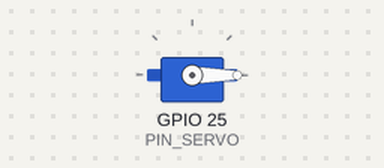
Recording of a sketch running on a simulated ESP32. Shown: servo. Servo pulses on a pin are drawn as a servo (544–2400 µs = 0–180°).

Above: at 0.55 s.
At 4.5 s:
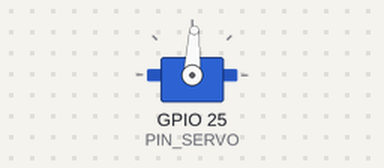
At 8.5 s:
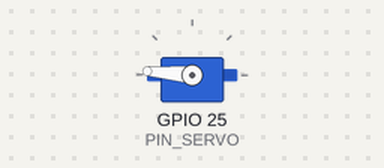
Timing chart, 0 to 10.9 s (numbered marks = the images above):
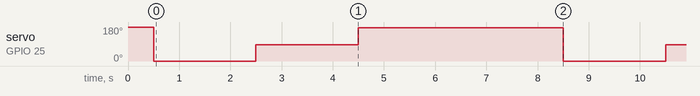

Measured:
- by itself, servo on GPIO 25 (PIN_SERVO): repeats every 8.0 s: 87° 2.0 s, 175° 4.0 s, 0° 2.0 s

The sketch:

ServoTest.ino
```cpp
////////////////////////////////////////////////////////////////////////////
// Smart Car
////////////////////////////////////////////////////////////////////////////

#include "esp_system.h"

#define	PIN_SERVO		(25)
#define PIN_US_ECHO		(36)
#define PIN_US_TRIG		(5)

float servo_coeff_a;
float servo_coeff_b;

void _servo_angle(float angle)
{
	if(angle < -90.0) {
		angle = -90.0;
	}
	if(angle > 90.0) {
		angle = 90.0;
	}

	int val = (int)(servo_coeff_a*angle + servo_coeff_b);
	ledcWrite(0, val);
}

int _us_get_distance()
{
	digitalWrite(PIN_US_TRIG, LOW);
	delayMicroseconds(20);
	digitalWrite(PIN_US_TRIG, HIGH);
	delayMicroseconds(20);
	digitalWrite(PIN_US_TRIG, LOW);
	float Fdistance = pulseIn(PIN_US_ECHO, HIGH);
	Fdistance= Fdistance/58;

	return (int)Fdistance;
}

void setup()
{
	float servo_min = 26.0;  // (26/1024)*20ms  à 0.5 ms  (-90  )
	float servo_max = 123.0; // (123/1024)*20ms  à 2.4 ms (+90  )
	servo_coeff_a = (servo_max-servo_min)/180.0;
	servo_coeff_b = (servo_max+servo_min)/2.0;
	ledcSetup(0, 50, 10);  // 0ch 50 Hz 10bit resolution
	ledcAttachPin(PIN_SERVO, 0); // 15pin, 0ch

	pinMode(PIN_US_ECHO, INPUT);
	pinMode(PIN_US_TRIG, OUTPUT);
	Serial.begin(115200);


    _servo_angle(90);
    delay(500);
}

void loop()
{

	_servo_angle(-85.0);
	delay(2000);
	_servo_angle(0.0);
	delay(2000);
	_servo_angle(85.0);
	delay(2000);
/*
	int dist = _us_get_distance();

	Serial.println(dist);
*/

	delay(2000);
}

/*
int n = min;
void loop() {
  ledcWrite(0, n);
  n+=5;
  if (n > max) n = min;
  delay(500);
}
*/
```
